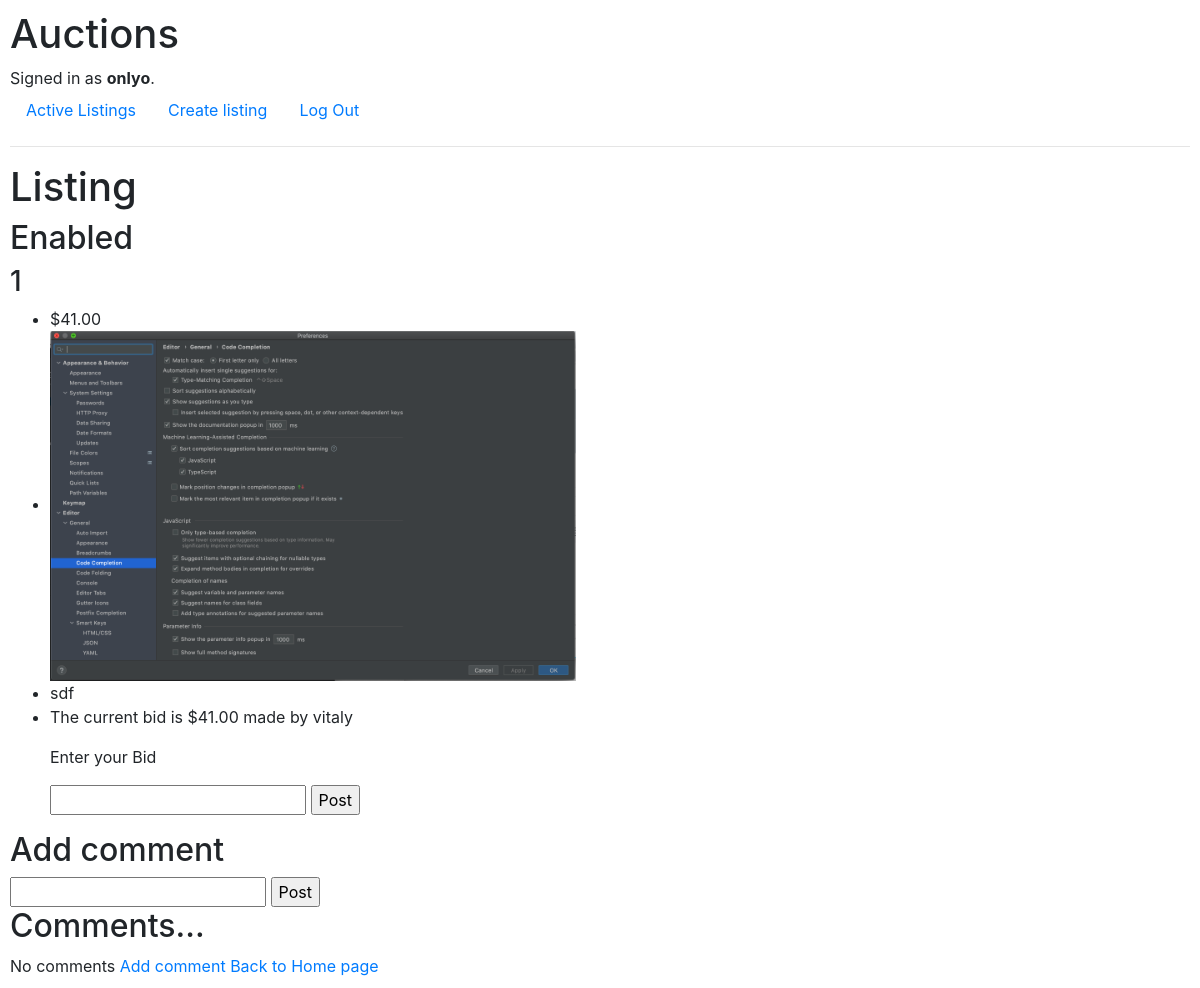
Page /listing/21 (signed in) on the committed database.
### auctions/models.py (models this page shows, shortened)
class User(AbstractUser):
    pass

class ListingStatus(models.Model):
    ENABLED = "Enabled"
    DISABLED = "Disabled"
    STATUS_CHOICES = [(ENABLED, "Enabled"), (DISABLED, "Disabled")]
    listing = models.ForeignKey(
        Listing, related_name="statuses", on_delete=models.CASCADE
    )
    status = models.CharField(max_length=8,choices=STATUS_CHOICES, default=DISABLED)

class Listing(models.Model):
    title = models.CharField(max_length=64)
    description = models.CharField(max_length=256)
    price = models.DecimalField(max_digits=24, decimal_places=2)
    photo = models.ImageField()
    bid = models.ForeignKey(
        Bid, on_delete=models.CASCADE, blank=True, null=True)
    user = models.ForeignKey(
        User, on_delete=models.CASCADE, related_name="users", default=1
    )
    buyer = models.ForeignKey(
        User, on_delete=models.CASCADE, related_name="buyers", blank=True, default=1
    )
    seller = models.ForeignKey(
        User, on_delete=models.CASCADE, related_name="sellers", blank=True, default=1
    )
    bidder = models.ForeignKey(
        User, on_delete=models.CASCADE, related_name="bidders", blank=True, default=1
    )
    category = models.ManyToManyField(Category, default=None, blank=True)
    created_at = models.DateTimeField(default=timezone.now)
    end_date = models.DateTimeField(default=timezone.now)

### auctions/views.py (the view, shortened to what this page needs)
# urls.py: path("listing/<int:listing_id>", views.listing, name="listing"),
def listing(request, listing_id):
    listing = Listing.objects.get(pk=listing_id)
    listing_status = ListingStatus.objects.get(listing=listing)
    message = ""
    comments = listing.comments.filter()
    new_comment = None
    print('IS PAST?? ', 'Ending date ', listing.end_date, 'Now ', timezone.now())
    print(listing.end_date.hour, timezone.now().hour)
    days_left = listing.end_date.day - datetime.now().day
    hours_left = listing.end_date.hour - timezone.now().hour
    minutes_left = listing.end_date.minute - timezone.now().minute
    seconds_left = listing.end_date.second - timezone.now().second
    print(f'{days_left} Days left, {hours_left} hours and {minutes_left} minutes and {seconds_left} seconds.')
    return render(request, 'auctions/listing.html', {
        'listing_status':listing_status,
        "listing":listing,
        'comments':comments,
        'new_comment':new_comment
    })

### auctions/templates/auctions/listing.html (shortened to what this page needs)
{% extends "auctions/layout.html" %}
{% block body %}
<h1>Listing</h1>
<h2> {{listing_status.status}} </h2>
{% if listing_status.status == 'Disabled' %}
    {% if listing.buyer == request.user %}
        <h1> You won the auction</h1>
        <h3> You bought {{listing.title}} for ${{listing.price}}  </h3>
        {% else %}
        <h1> This listing has been ended </h1>
        <h3>  Sold {{listing.title}} for ${{listing.price}} to
        user {{listing.buyer}} </h3>
    {% endif %}
  <ul>
            <li>${{listing.price}}</li>
            <li><img src="{{listing.photo.url}}" weight=350px height=350px></li>
            <li>{{listing.description}}</li>
        </ul>
{% else %}
<h3> {{listing.title}} </h3>
<ul>
    <li>${{listing.price}}</li>
    <li><img src="{{listing.photo.url}}" weight=350px height=350px></li>
    <li>{{listing.description}}</li>
{% if user.is_authenticated %}
    <form action="" method="POST">
        <li>
            <p>The current bid is ${{listing.price}} made by {{listing.bidder}}</p>
            <p>Enter your Bid</p>
            <input type="number" name="amount">
            <input type="submit" value="Post">
        </li>
    </form>
{% endif %}
</ul>
<h2>Add comment </h2>
<form action="" method="POST" name="body">
    <input type="body" name="body">
    <input type="submit" value="Post">
</form>
<h2>Comments...</h2>
{% if not comments %}
    No comments <a href="#">Add comment</a>
{% endif %}
{% endif %}
<a href="{% url 'index' %}"> Back to Home page</a>
{% endblock %}

### auctions/templates/auctions/layout.html (shortened to what this page needs)
{% load static %}
<!DOCTYPE html>
<html lang="en">
    <head>
        <link rel="stylesheet" href="https://stackpath.bootstrapcdn.com/bootstrap/4.4.1/css/bootstrap.min.css">
        <link href="{% static 'auctions/styles.css' %}" rel="stylesheet">
    </head>
    <body>
        <h1>Auctions</h1>
        <div>
            {% if user.is_authenticated %}
                Signed in as <strong>{{ user.username }}</strong>.
            {% else %}
                Not signed in.
            {% endif %}
        </div>
        <ul class="nav">
            <li class="nav-item">
                <a class="nav-link" href="{% url 'index' %}">Active Listings</a>
            </li>
            {% if user.is_authenticated %}
                <li class="nav-item">
                    <a class="nav-link" href="{% url 'new' %}">Create listing</a>
                </li>
                <li class="nav-item">
                    <a class="nav-link" href="{% url 'logout' %}">Log Out</a>
                </li>
            {% endif %}
        </ul>
        <hr>
        {% block body %}
        {% endblock %}
    </body>
</html>

### auctions/static/auctions/styles.css (style rules this page uses)
body { padding: 10px; }

### rows in the picture
User: username "onlyo"
ListingStatus: status "Enabled"
Listing: title "1", price "41.00", photo (picture), description "sdf", bidder "vitaly"
